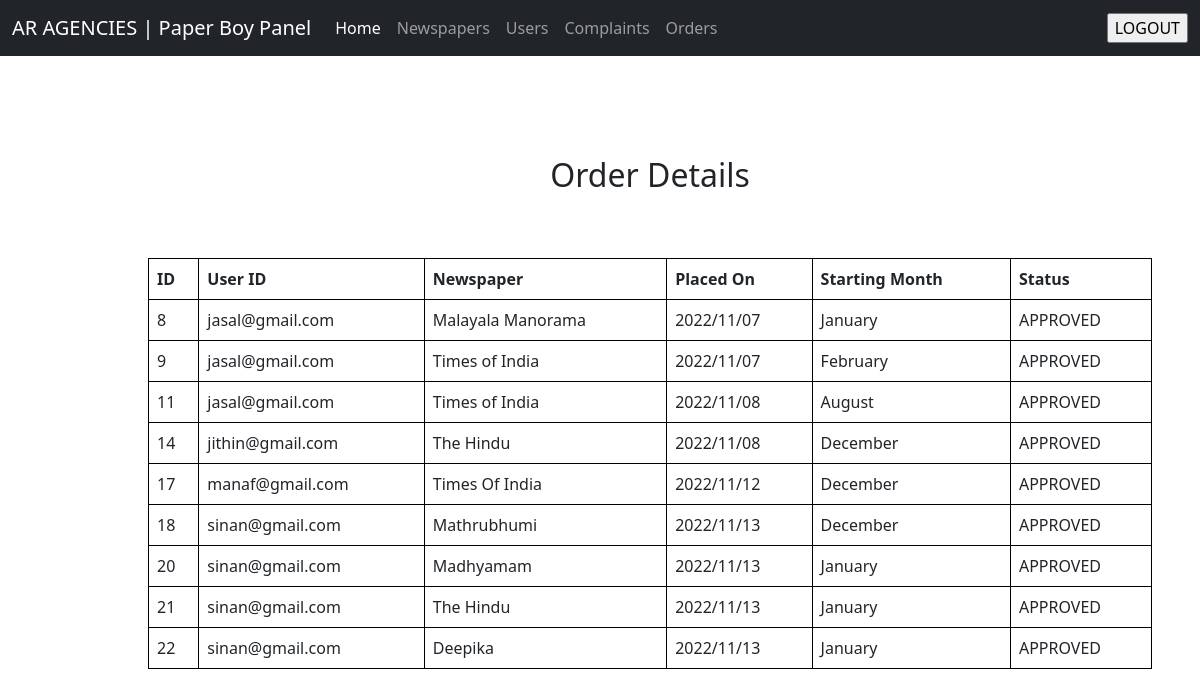
Screenshot of /paperboy/vieworders.php (signed in) with the database file from the repository.
### tables this page shows
CREATE TABLE IF NOT EXISTS `orders` (
  `id` int(12) NOT NULL AUTO_INCREMENT,
  `userid` varchar(50) NOT NULL,
  `papername` varchar(50) NOT NULL,
  `placedon` varchar(50) NOT NULL,
  `startmonth` varchar(50) NOT NULL,
  `startyear` varchar(50) NOT NULL,
  `status` varchar(50) NOT NULL DEFAULT 'pending',
  PRIMARY KEY (`id`)
);

### paperboy/vieworders.php (the view, shortened to what this page needs)
<?php include 'header.php' ?>
<?php
if (isset($_SESSION["role"])) {
    if($_SESSION["role"]=='PAPERBOY')
    {
?>
<html>
<head>
</head>
<body>
<div style="margin-left: 100px;  margin-top: 100px;" >
<h2 class="text-center mt-5">Order Details</h2>
<div class="p-5 ">
<table class="table" border="2">
<div>
<?php
include("dbcon.php");
$sel="SELECT * FROM orders";
$data=mysqli_query($con,$sel);
$n=mysqli_num_rows($data);
if($n>0)
{
    echo "
    <tr>
    <th>ID</th>
    <th>User ID</th>
    <th>Newspaper</th>
    <th>Placed On</th>
    <th>Starting Month</th>
    <th>Status</th>
    </tr>";
    while($row=mysqli_fetch_array($data))
    {
    echo "<tr>";
    echo "<td>".$row['id']."</td>";
    echo "<td>".$row['userid']."</td>";
    echo "<td>".$row['papername']."</td>";
    echo "<td>".$row['placedon']."</td>";
    echo "<td>".$row['startmonth']."</td>";
    echo "<td>".$row['status']."</td>";
    echo "</tr>";
    }
    echo "</table>";
}
?>
</div>
</div>
<?php
}
else
{
    echo "You are not a paperboy";
}
}
else
{
    echo "LOGIN FIRST!!!!";
}
?>

### paperboy/vieworders.php (style rules this page uses)
table, th, td { border: 1px solid black; border-collapse: collapse; }

### rows the page displays
orders: id "8", userid "jasal@gmail.com", papername "Malayala Manorama", placedon "2022/11/07", startmonth "January", status "APPROVED"
orders: id "9", userid "jasal@gmail.com", papername "Times of India", placedon "2022/11/07", startmonth "February", status "APPROVED"
orders: id "11", userid "jasal@gmail.com", papername "Times of India", placedon "2022/11/08", startmonth "August", status "APPROVED"
orders: id "14", userid "jithin@gmail.com", papername "The Hindu", placedon "2022/11/08", startmonth "December", status "APPROVED"
orders: id "17", userid "manaf@gmail.com", papername "Times Of India", placedon "2022/11/12", startmonth "December", status "APPROVED"
orders: id "18", userid "sinan@gmail.com", papername "Mathrubhumi", placedon "2022/11/13", startmonth "December", status "APPROVED"
orders: id "20", userid "sinan@gmail.com", papername "Madhyamam", placedon "2022/11/13", startmonth "January", status "APPROVED"
orders: id "21", userid "sinan@gmail.com", papername "The Hindu", placedon "2022/11/13", startmonth "January", status "APPROVED"
orders: id "22", userid "sinan@gmail.com", papername "Deepika", placedon "2022/11/13", startmonth "January", status "APPROVED"
